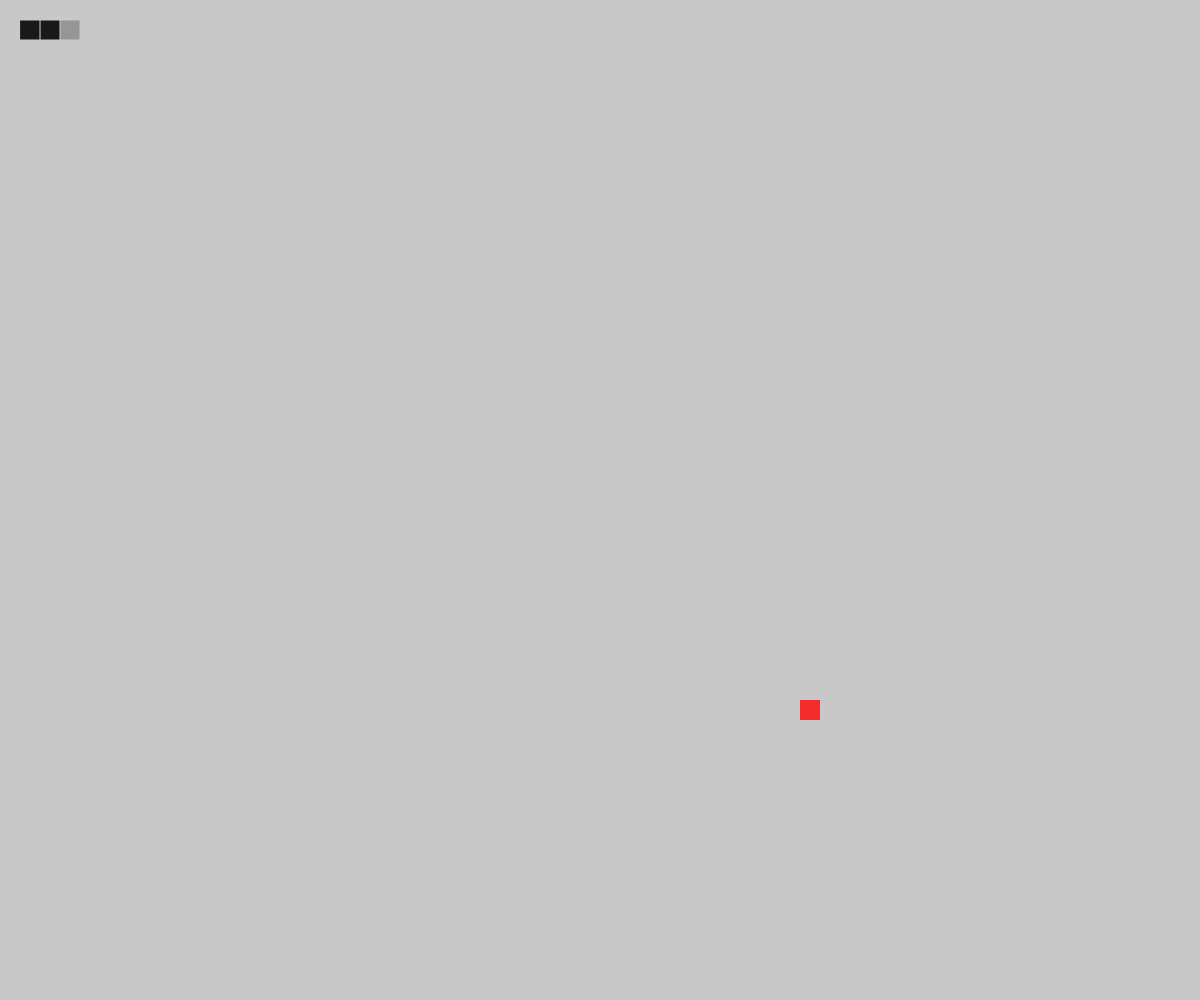
Frame 1 (no input)
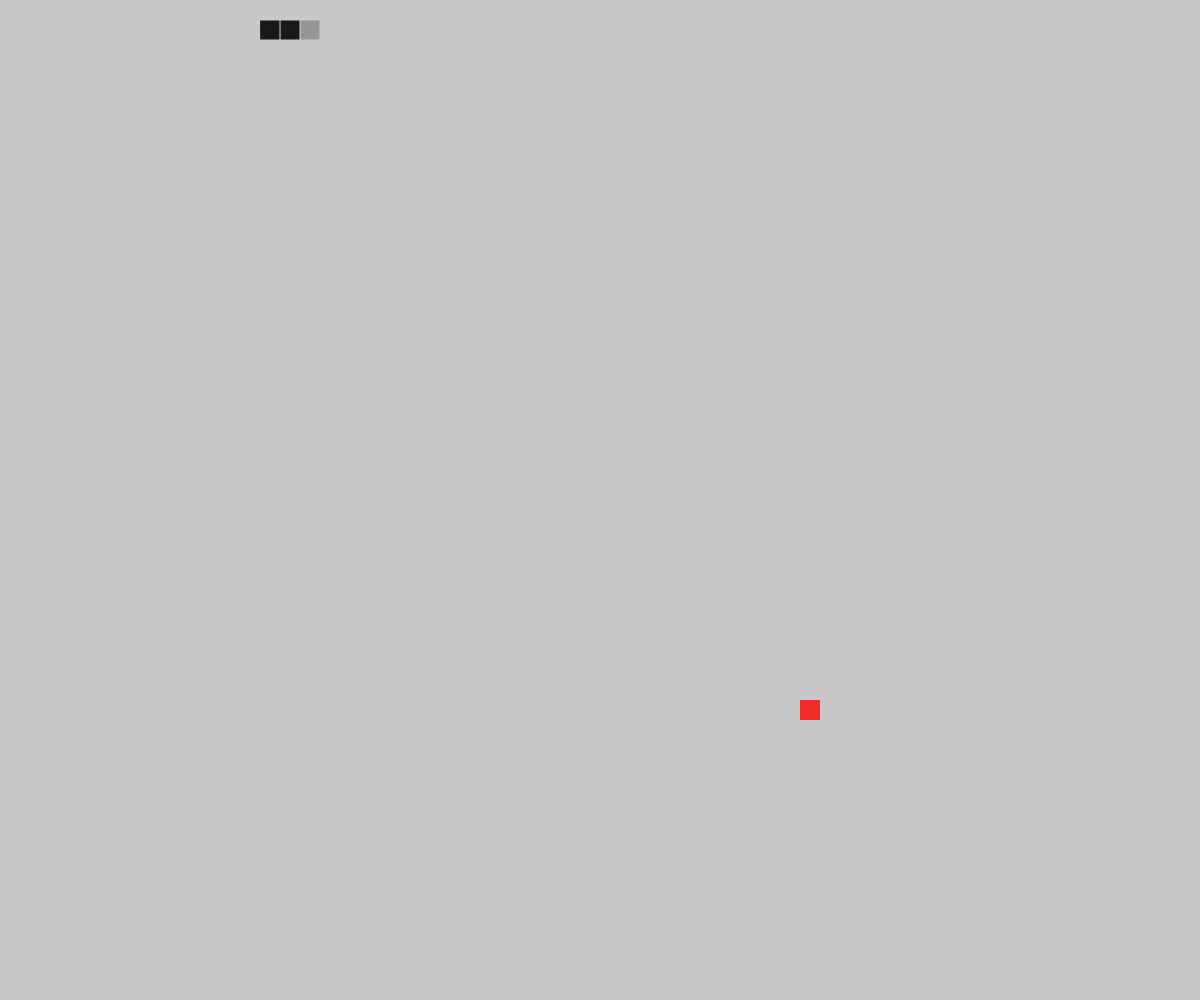
Frame 60 (no input)
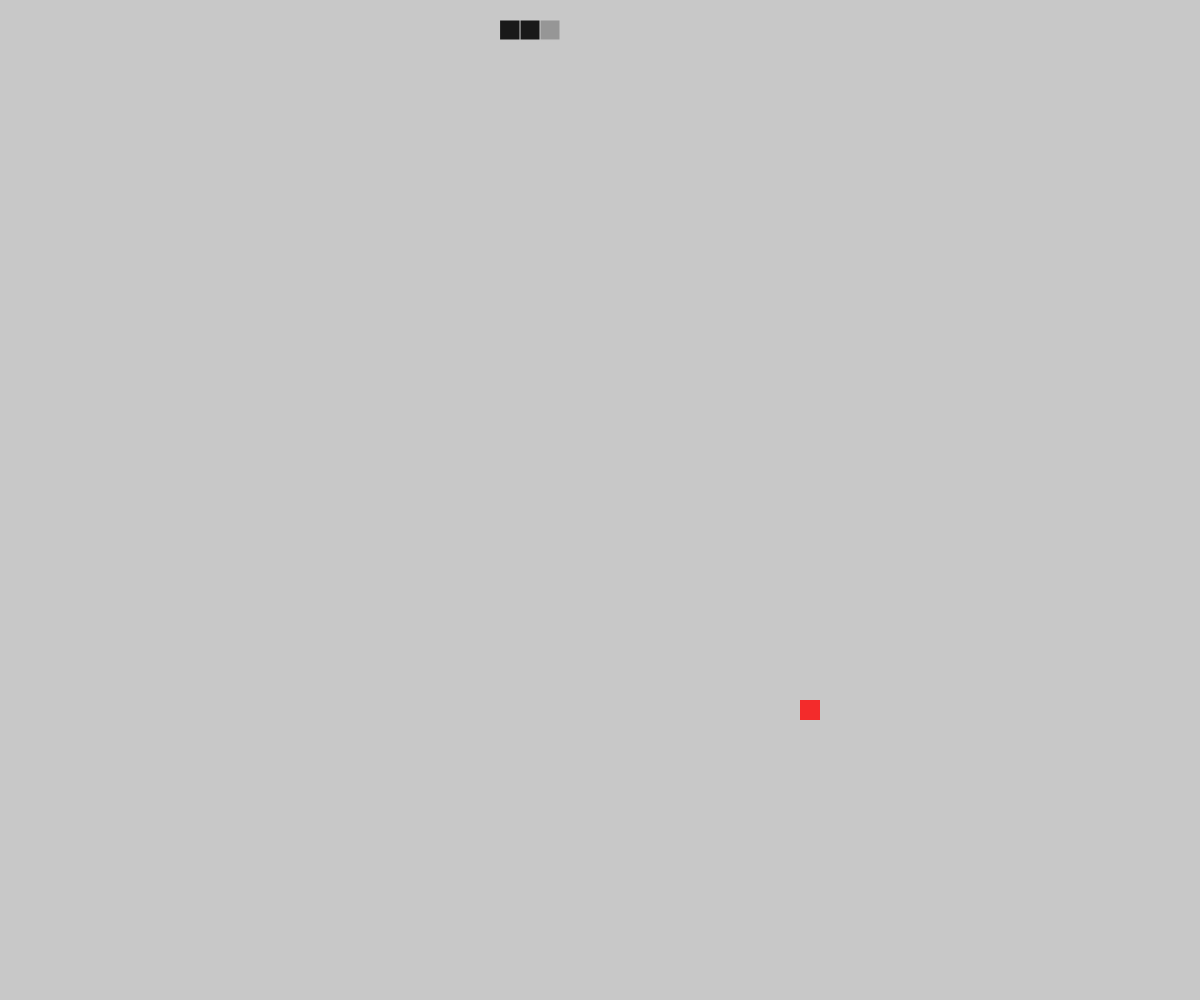
Frame 120 (the mouse pressed at the canvas centre since frame 60)

The p5.js sketch that drew these frames (run headless with seeded random() and noise() and a simulated clock; from frame 60 on, the mouse is pressed at the canvas centre):

// p5.js sketch
// ── sketch.js
let resx = window.innerWidth;
let resy = window.innerHeight;
let w = 20;
let n = Math.trunc(resx/w);
let m = Math.trunc(resy/w);

while (resx%w != 0) {
  resx--;
}

while (resy%w != 0) {
  resy--;
}

// snake's body and direction

let x = [];
let y = [];
let dir = [1,0];

// food

let food_index = [];
let cx;
let cy;

// collision mode

let collisionMode = 0;


function novaComida(){
  
  let aux = []; arrayCopy( food_index , aux );
  let ids = [];
  
  for (let k = 0 ; k < x.length ; k++) { 
    ids.push( x[k] + y[k]*n ); 
  }
  
  ids = ids.sort();
  
  for (let k = ids.length-1 ; k >= 0 ; k--) {
    aux.splice(ids[k],1);
  }
  
  let id = floor(random(aux.length));
  
  cx = id%n;
  cy = floor(id/n);
  
}


function setup() {
  createCanvas(resx,resy);
  
  x.push(3); x.push(2); x.push(1); 
  y.push(1); y.push(1); y.push(1);
  
  for (let k = 0 ; k < n*m ; k++) { 
    food_index.push(k); 
  }
  
  novaComida();

}



function keyPressed() {
  if (keyCode === LEFT_ARROW && dir[0]==0 ) {
    dir[0] = -1;
    dir[1] =  0;
  } else if (keyCode === RIGHT_ARROW && dir[0]==0) {
    dir[0] = 1;
    dir[1] = 0;
  } else if (keyCode === UP_ARROW && dir[1]==0) {
    dir[0] =  0 ;
    dir[1] = -1;
  } else if (keyCode === DOWN_ARROW && dir[1]==0) {
    dir[0] = 0;
    dir[1] = 1;
  }
}



function draw() {
  background(200);
  
  if (frameCount % 5 == 0) { 
      
    // update position
    let prev_x = []; arrayCopy(x, prev_x);
    let prev_y = []; arrayCopy(y, prev_y);

    for (let k = x.length-1 ; k >= 1 ; k --) {
      x[k] = x[k-1];
      y[k] = y[k-1];
    }
    
    x[0] += dir[0];
    y[0] += dir[1];

    // body collision  
    for (let k = 1 ; k < x.length ; k++) {
      if (x[0] == x[k] && y[0] == y[k]) {
        x = prev_x;
        y = prev_y;
        noLoop();
      }
    }

    // walls collision mode 0
    if (collisionMode == 0) {
      if ( x[0]<0 ) x[0] = n-1;
      else if ( x[0]>=n ) x[0] = 0;
      else if ( y[0]<0 ) y[0] = m-1;
      else if ( y[0]>=m ) y[0] = 0;
    }

    // walls collision mode 1
    if (collisionMode == 1) {
      if ( x[0]<0 || x[0]>=n || y[0]<0 || y[0]>=m) {
        x = prev_x;
        y = prev_y;
        noLoop();
      }
    }

    // handle food
    if (x[0] == cx && y[0] == cy) {
      novaComida();
      x.unshift(x[0]+dir[0]);
      y.unshift(y[0]+dir[1]);
    }

  } // end of actions based on frame rate
  
  
  // render snake
  fill(25);
  stroke(200);
  strokeWeight(1);
  
  for (let k = 0 ; k < x.length; k++) {
    if (k == 0 ) fill(150);
    else fill(25);
    rect( x[k]*w , y[k]*w , w , w );
  }
  
  // render food
  fill(255,0,0,200);
  noStroke();
  rect( cx*w , cy*w, w , w );
  
}
       
       
       
       
       
